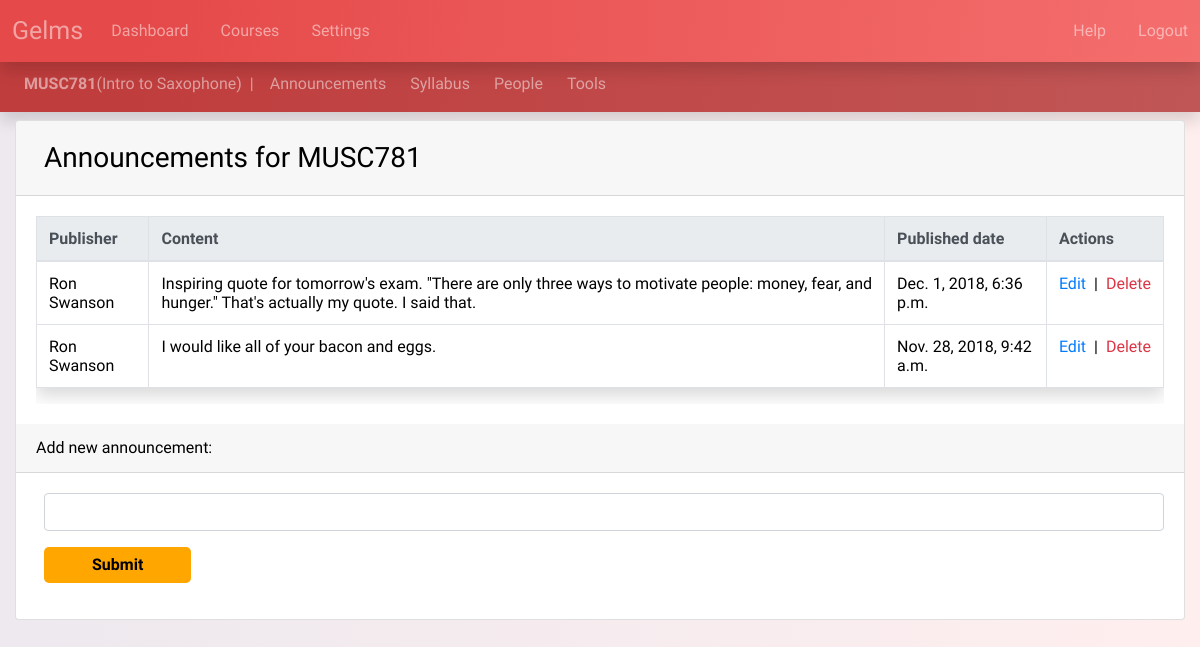
The page /MUSC781/announcements (signed in) on the database its author committed.
### courses/models.py (models this page shows, shortened)
class Course(models.Model):
    name = models.CharField(max_length=7, unique=True, help_text='e.g. ENPM613')
    title = models.CharField(max_length=200, help_text='e.g. Software Design and Implementation')
    DOMAIN_CHOICES = (
        ('Art', 'Art'),
        ('Computer Science', 'Computer Science'),
        ('Engineering', 'Engineering'),
        ('History', 'History'),
        ('Literature', 'Literature'),
        ('Math', 'Math'),
        ('Music', 'Music'),
        ('Physics', 'Physics'),
        ('Political Science', 'Political Science'),
        )
    domain = models.CharField(max_length=30, choices=DOMAIN_CHOICES, default='Art')
    students = models.ManyToManyField(CustomUser, related_name='course_students', limit_choices_to={'status': 'Student'}, blank=True)
    graders = models.ManyToManyField(CustomUser, related_name='course_graders', limit_choices_to={'status': 'Grader'}, blank=True)
    teachers = models.ManyToManyField(CustomUser, related_name='course_teachers', limit_choices_to={'status': 'Teacher'}, blank=True)
    def get_announcements(self):
        return self.course_announcements.order_by('-publish_date')

### announcements/models.py (models this page shows, shortened)
class Announcement(models.Model):
    content = models.CharField(max_length=1000)
    course = models.ForeignKey(Course, related_name='course_announcements', blank=True, on_delete=models.CASCADE)
    publish_date = models.DateTimeField(blank=True,null=True)
    publisher = models.CharField(max_length=100, blank=True)

### announcements/views.py (the view)
# urls.py: path('<course_name>/announcements',AnnouncementView.course_announcements, name = 'announcements'),
    @csrf_exempt
    def course_announcements(request, course_name):
        if request.method == "POST":
            course_ob = get_object_or_404(Course, name=course_name)
            try:
                form = AnnouncementForm(request.POST)
                if form.is_valid():
                    announcement = form.save(commit=False)
                    announcement.course = course_ob
                    announcement.publish_date = datetime.now()
                    announcement.publisher = request.user.first_name + " " + request.user.last_name
                    announcement.save()
                    form = AnnouncementForm()
            except:
                form = AnnouncementForm(request.POST, instance = announcement_edit)
                if form.is_valid():
                    announcement_edit = form.save(commit=False)
                    announcement_edit.publish_date = datetime.now()
                    announcement_edit.save()
        else:
            form = AnnouncementForm()
        if request.user.custom_user.reader_mode == False:
            form.fields['content'].widget.attrs = {'class':'form-control'}
        else:
            form.fields['content'].widget.attrs = {'class':'form-control form-control-lg'}
        course = get_object_or_404(Course, name=course_name)
        def user_is_registered(course=course):
            if course.teachers.filter(uid=request.user.custom_user.uid):
                return True
            if course.graders.filter(uid=request.user.custom_user.uid):
                return True
            if course.students.filter(uid=request.user.custom_user.uid):
                return True
            return False
        return render(request, 'announcements.html', {'course': course,'form':form, 'user_is_registered':user_is_registered})

### announcements/forms.py
class AnnouncementForm(forms.ModelForm):
    class Meta:
        model = Announcement
        fields = ("content",)

### templates/announcements.html (shortened to what this page needs)
{% extends 'base_course.html' %}
{% block content_course %}
{% if user.custom_user.reader_mode == False %}
<div class="card">
  <div class="card-header">
    <h3 class="mt-2 ml-2">Announcements for {{course.name}}</h3>
  </div>
  <div class="card-body">
  {% if course.course_announcements.all%}
  <div class="table-responsive">
    <table class="table table-hover table-bordered shadow">
      <thead class="thead-light">
        <tr>
          <th scope = "col md-2">Publisher</th>
          <th scope = "col md-2">Content</th>
          <th scope = "col md-6">Published date</th>
          {% if user.custom_user.status == 'Teacher'%}
          <th scope = "col md-2">Actions</th>
          {% endif %}
        </tr>
      </thead>
        {% for announcement in course.get_announcements%}
          <tr>
            <td>{{announcement.publisher}}</td>
            <td>{{announcement.content}}</td>
            <td>{{announcement.publish_date}}</td>
            {% if user.custom_user.status == 'Teacher'%}
            <td><a href="{% url 'announcement_edit' course.name announcement.id %}" class="text-primary mr-2">Edit</a>|<a href="{% url 'announcement_delete' course.name announcement.id %}" class="text-danger ml-2">Delete</a>
            {% endif %}
          </tr>
          {% endfor %}
      </table>
      </div>
  {% else %}
    <text class="text-danger ml-2">No new announcements. </text>
  {% endif %}
  </div>
  {% if user.custom_user.status == 'Teacher'%}
    <div class="card-header">
      Add new announcement:
      </div>
      <div class="card-body">
      <form class="ml-2" method="POST">
        <div class="form-group">
        {{form.content}}
        </div>
            <button class="btn btn-primary pl-5 pr-5" type="submit">Submit</button>
      </form>
    </div>
  {% endif %}
</div>
{% endif %}
{% endblock %}

### templates/base_course.html (shortened to what this page needs)
{% extends 'base_dash.html' %}
{% block content_dash %}
{% if user.custom_user.reader_mode == False%}
  <div class="mb-2" style="margin-top:56px">
    <nav class="navbar bg-purple-dark navbar-expand-sm navbar-dark shadow">
  {% else %}
  <div class="mb-2" style="margin-top:70px">
  <nav class="navbar bg-black navbar-expand-sm navbar-dark shadow">
  {% endif %}
    <span class="navbar-text ml-2">
    <strong class=''>{{course.name}}</strong>({{course.title}})<text class="ml-2">|</text>
     </span>
    <div class="collapse navbar-collapse" id="collapse_target_course">
      <ul class="navbar-nav">
        <li class="nav-item ml-2">
          <a class="nav-link" href="{% url 'announcements' course.name %}">Announcements</a>
        </li>
        <li class="nav-item ml-2">
          <a class="nav-link" href="{% url 'syllabus' course.name %}">Syllabus</a>
        </li>
        <li class="nav-item ml-2">
          <a class="nav-link" href="{% url 'people' course.name %}">People</a>
        </li>
        <li class="nav-item ml-2">
          <a class="nav-link" href="{% url 'tools' course.name %}">Tools</a>
        </li>
      </ul>
      </div>
    </nav>
  </div>
  <div class="container-fluid">
    {% block content_course %}
    {% endblock %}
  </div>
{% endblock %}

### static/styles.css (style rules this page uses)
.base_body_style { background: #FFEEEE; background: -webkit-linear-gradient(to right, rgb(237, 233, 238), #FFEEEE); background: linear-gradient(to right, rgb(237, 233, 238), #FFEEEE); color:black; background-size: cover; padding-bottom:20px; font-family: 'Muli', sans-serif; }
.card { color:black; }
.btn-primary { background-color: rgb(255, 166, 0); color:black; font-weight: bold; border:orange; border-radius: 5px; }
.bg-purple-dark { background-image: linear-gradient( 96.1deg, rgb(192, 61, 61) 10.8%, rgb(192, 88, 88) 107.8% ); }
.navbar .navbar-nav a { transition: color 0.5s ease; background-color: rgba(0, 0, 0, 0); }

### rows shown on the page
Course: name "MUSC781", title "Intro to Saxophone"
Announcement: publisher "Ron Swanson", content "Inspiring quote for tomorrow's exam. \"There are only three ways to motivate people: money, fear, and hunger.\" That's actually my quote. I said that.", publish_date "Dec. 1, 2018, 6:36 p.m."
Announcement: publisher "Ron Swanson", content "I would like all of your bacon and eggs.", publish_date "Nov. 28, 2018, 9:42 a.m."
